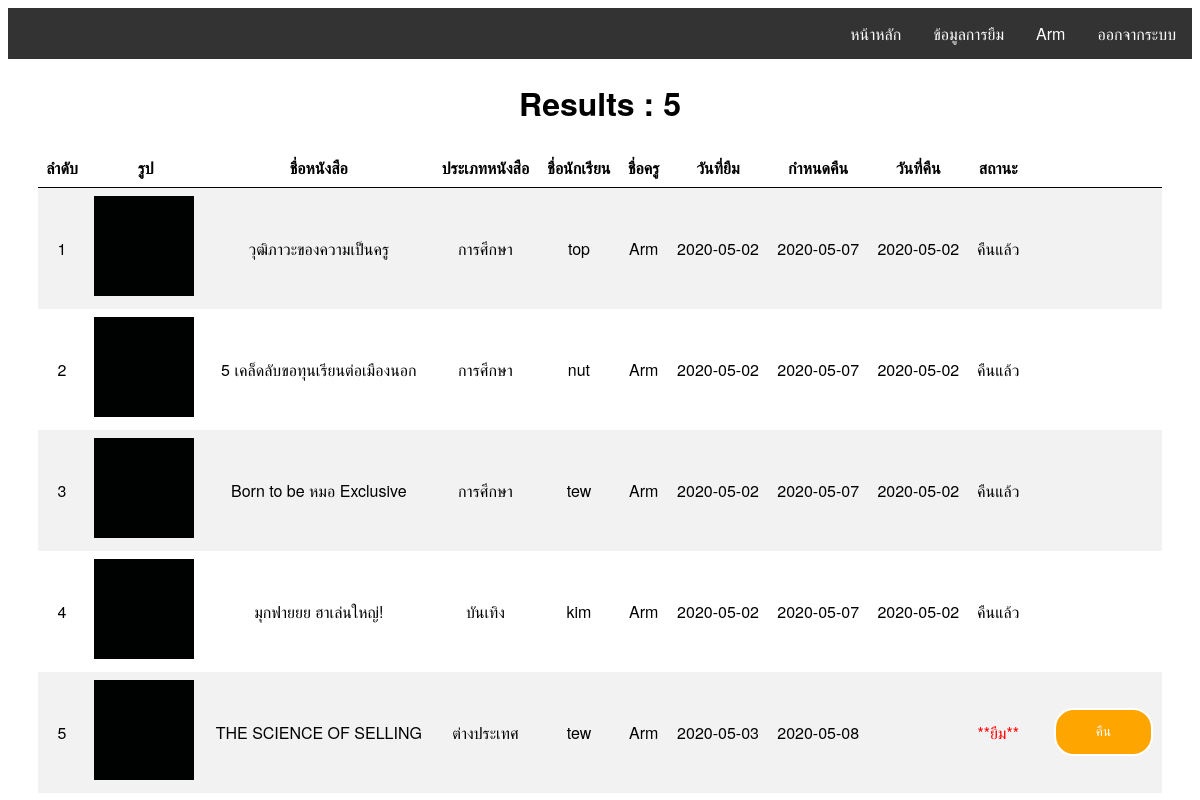
The page /check.php (signed in) on the database its author committed.
### tables this page shows
CREATE TABLE `teacher` (
  `t_id` int(11) NOT NULL,
  `t_name` varchar(255) NOT NULL,
  `t_phone` varchar(255) NOT NULL,
  `user` varchar(255) NOT NULL,
  `pass` varchar(255) NOT NULL
);

CREATE TABLE `borrow` (
  `br_id` int(11) NOT NULL,
  `b_id` varchar(255) NOT NULL,
  `stu_id` varchar(255) NOT NULL,
  `t_id` varchar(255) NOT NULL,
  `br_date_bf` date NOT NULL,
  `br_date_send` date NOT NULL,
  `br_date_af` date NOT NULL,
  `br_status` varchar(255) NOT NULL
);

CREATE TABLE `book` (
  `b_id` int(11) NOT NULL,
  `b_name` varchar(255) NOT NULL,
  `b_au` varchar(255) NOT NULL,
  `b_cate` int(11) NOT NULL,
  `b_status` varchar(255) NOT NULL,
  `b_img` text NOT NULL
);

CREATE TABLE `category` (
  `c_id` int(11) NOT NULL,
  `b_cate` varchar(255) NOT NULL,
  `c_name` varchar(255) NOT NULL
);

CREATE TABLE `student` (
  `stu_id` int(11) NOT NULL,
  `stu_name` varchar(255) NOT NULL,
  `stu_grade` varchar(255) NOT NULL
);

### check.php (the view, shortened to what this page needs)
<?php
    include "conn.php";
    $sql = "SELECT b_name, b.b_cate, c.b_cate, b_img, br_status, stu_name, br_date_bf, b.b_id, c_name, br_date_send, br_date_af, br_id, t_name FROM `borrow` br, book b, student s, teacher t, category c WHERE br.b_id = b.b_id AND br.stu_id = s.stu_id AND br.t_id = t.t_id AND b.b_cate = c.b_cate";
    $query = $conn -> query($sql);
    $row = $query -> num_rows;
?>
<!DOCTYPE html>
<html>
<head>
    <link rel="stylesheet" href="css.css">
</head>
<body>
    <?php include "navbar.php";?>
    <div align="center"><h1>Results : <?php echo $row; ?></h1></div>
    <div align="center">
    <table>
            <tr>
                <th>ลำดับ</th>
                <th>รูป</th>
                <th>ชื่อหนังสือ</th>
                <th>ประเภทหนังสือ</th>
                <th>ชื่อนักเรียน</th>
                <th>ชื่อครู</th>
                <th>วันที่ยืม</th>
                <th>กำหนดคืน</th>
                <th>วันที่คืน</th>
                <th>สถานะ</th>
                <th></th>
                <th></th>
            </tr>
        <?php
            while($show = $query -> fetch_array()){
        ?>
            <tr class="tr" style="padding:200px;">
                <td align="center"><?php echo $show["br_id"]; ?></td>
                <td style="margin:20px;">
                    <img src='img/<?php echo $show["b_img"]; ?>' width="100" height="100">
                </td>
                <td align="center"><?php echo $show["b_name"]; ?></td>
                <td align="center"><?php echo $show["c_name"]; ?></td>
                <td align="center"><?php echo $show["stu_name"]; ?></td>
                <td align="center"><?php echo $show["t_name"]; ?></td>
                <td align="center"><?php echo $show["br_date_bf"]; ?></td>
                <td align="center"><?php echo $show["br_date_send"]; ?></td>
                <?php
                    if($show["br_date_af"] == "0000-00-00"){?>
                        <td></td>
                        <td style='color:red;' align="center">**ยืม**<td>
                        <td><input type='button' name='submit' value="คืน" onclick='window.location="return.php?id=<?php echo $show["b_id"]; ?>"'></td>
                <?php }else{ ?>
                            <td align="center"><?php echo $show["br_date_af"]; ?></td>
                            <td align="center">คืนแล้ว</td>
                            <td></td>
                            <td></td>
                <?php } ?>
            </tr>
        <?php } ?>
    </table>
    </div>
</body>
</html>

### navbar.php (shortened to what this page needs)
<div class="navbar">
    <ul>
        <?php
            if($_SESSION["t_id"] == null){
                echo "<li><a href='login.php'>เข้าสู่ระบบ</a></li>";
            }else{
                include "conn.php";
                $navbar = "SELECT * FROM `teacher` WHERE '".$_SESSION["t_id"]."' = t_id";
                $navbar_query = $conn -> query($navbar);
                $show_navbar = $navbar_query-> fetch_array();
                echo "<li><a href='javascript:Exit();'>ออกจากระบบ</a></li>";
                echo "<li><a href='edit_profile.php'>". $show_navbar["t_name"] ."</a></li>";
                echo "<li><a href='check.php'>ข้อมูลการยืม</a></li>";
            }
        ?>
        <li><a href="index.php">หน้าหลัก</a></li>
    </ul>
</div>

### css.css (style rules this page uses)
.navbar ul { list-style-type: none; margin: 0; padding: 0; overflow: hidden; background-color: #333; }
.navbar { margin-bottom: 10px; }
.navbar li { float: right; }
.navbar li a { display: block; color: white; text-align: center; padding: 14px 16px; text-decoration: none; }
body { font-family: "Helvetica Neue", Helvetica, Arial, sans-serif; }
table { border-collapse: collapse; width:95%; }
th, td { padding:8px; }
th { border-bottom: 1px solid black; }
tr:nth-child(even) { background-color: #f2f2f2; }
.tr input[type="button"] { border:0; background: orange; display:block; margin:20px auto; text-align: center; border: 2px solid; padding:14px 40px; outline:none; color:white; border-radius: 20px; transition: 0.25s; cursor: pointer; }

### rows shown on the page
teacher: t_name "Arm"
borrow: br_id "1", b.b_img (picture), b.b_name "วุฒิภาวะของความเป็นครู", category.c_name "การศึกษา", stu.stu_name "top", t.t_name "Arm", br_date_bf "2020-05-02", br_date_send "2020-05-07", br_date_af "2020-05-02"
borrow: br_id "2", b.b_img (picture), b.b_name "5 เคล็ดลับขอทุนเรียนต่อเมืองนอก", category.c_name "การศึกษา", stu.stu_name "nut", t.t_name "Arm", br_date_bf "2020-05-02", br_date_send "2020-05-07", br_date_af "2020-05-02"
borrow: br_id "3", b.b_img (picture), b.b_name "Born to be หมอ Exclusive", category.c_name "การศึกษา", stu.stu_name "tew", t.t_name "Arm", br_date_bf "2020-05-02", br_date_send "2020-05-07", br_date_af "2020-05-02"
borrow: br_id "4", b.b_img (picture), b.b_name "มุกฟายยย ฮาเล่นใหญ่!", category.c_name "บันเทิง", stu.stu_name "kim", t.t_name "Arm", br_date_bf "2020-05-02", br_date_send "2020-05-07", br_date_af "2020-05-02"
borrow: br_id "5", b.b_img (picture), b.b_name "THE SCIENCE OF SELLING", category.c_name "ต่างประเทศ", stu.stu_name "tew", t.t_name "Arm", br_date_bf "2020-05-03", br_date_send "2020-05-08"

### other values the page prints
$row "5"
